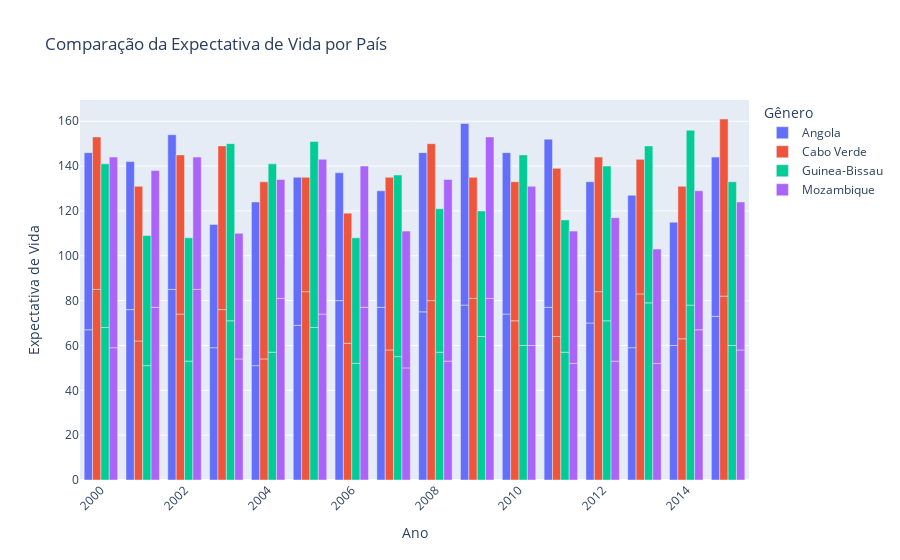

The code cell stored with this chart in its notebook:
### Code cell
fig = px.bar(
    palop_df,
    x='Year',
    y=['Life expectancy (men)', 'Life expectancy(women)'],
    barmode='group',
    title='Comparação da Expectativa de Vida por País',
    labels={'value': 'Expectativa de Vida', 'variable': 'Gênero'}, color='Country'
)

# Ajustar o layout
fig.update_layout(
    xaxis_title='Ano',
    yaxis_title='Expectativa de Vida',
    legend_title='Gênero',
    xaxis_tickangle=-45
)

# Exibir o gráfico
fig.show()

### Figure 1 — Plotly figure (JSON) as saved in the notebook; plotly's stock layout.template omitted (floating-point values rounded to 4 significant figures)
{"data": [{"alignmentgroup": "True", "hovertemplate": "Country=Angola<br>Year=%{x}<br>Expectativa de Vida=%{y}<extra></extra>", "legendgroup": "Angola", "marker": {"color": "#636efa", "pattern": {"shape": ""}}, "name": "Angola", "offsetgroup": "Angola", "orientation": "v", "showlegend": true, "textposition": "auto", "type": "bar", "x": [2015, 2014, 2013, 2012, 2011, 2010, 2009, 2008, 2007, 2006, 2005, 2004, 2003, 2002, 2001, 2000, 2015, 2014, 2013, 2012, 2011, 2010, 2009, 2008, 2007, 2006, 2005, 2004, 2003, 2002, 2001, 2000], "xaxis": "x", "y": [73, 60, 59, 70, 77, 74, 78, 75, 77, 80, 69, 51, 59, 85, 76, 67, 71, 55, 68, 63, 75, 72, 81, 71, 52, 57, 66, 73, 55, 69, 66, 79], "yaxis": "y"}, {"alignmentgroup": "True", "hovertemplate": "Country=Cabo Verde<br>Year=%{x}<br>Expectativa de Vida=%{y}<extra></extra>", "legendgroup": "Cabo Verde", "marker": {"color": "#EF553B", "pattern": {"shape": ""}}, "name": "Cabo Verde", "offsetgroup": "Cabo Verde", "orientation": "v", "showlegend": true, "textposition": "auto", "type": "bar", "x": [2015, 2014, 2013, 2012, 2011, 2010, 2009, 2008, 2007, 2006, 2005, 2004, 2003, 2002, 2001, 2000, 2015, 2014, 2013, 2012, 2011, 2010, 2009, 2008, 2007, 2006, 2005, 2004, 2003, 2002, 2001, 2000], "xaxis": "x", "y": [82, 63, 83, 84, 64, 71, 81, 80, 58, 61, 84, 54, 76, 74, 62, 85, 79, 68, 60, 60, 75, 62, 54, 70, 77, 58, 51, 79, 73, 71, 69, 68], "yaxis": "y"}, {"alignmentgroup": "True", "hovertemplate": "Country=Guinea-Bissau<br>Year=%{x}<br>Expectativa de Vida=%{y}<extra></extra>", "legendgroup": "Guinea-Bissau", "marker": {"color": "#00cc96", "pattern": {"shape": ""}}, "name": "Guinea-Bissau", "offsetgroup": "Guinea-Bissau", "orientation": "v", "showlegend": true, "textposition": "auto", "type": "bar", "x": [2015, 2014, 2013, 2012, 2011, 2010, 2009, 2008, 2007, 2006, 2005, 2004, 2003, 2002, 2001, 2000, 2015, 2014, 2013, 2012, 2011, 2010, 2009, 2008, 2007, 2006, 2005, 2004, 2003, 2002, 2001, 2000], "xaxis": "x", "y": [60, 78, 79, 71, 57, 60, 64, 57, 55, 52, 68, 57, 71, 53, 51, 68, 73, 78, 70, 69, 59, 85, 56, 64, 81, 56, 83, 84, 79, 55, 58, 73], "yaxis": "y"}, {"alignmentgroup": "True", "hovertemplate": "Country=Mozambique<br>Year=%{x}<br>Expectativa de Vida=%{y}<extra></extra>", "legendgroup": "Mozambique", "marker": {"color": "#ab63fa", "pattern": {"shape": ""}}, "name": "Mozambique", "offsetgroup": "Mozambique", "orientation": "v", "showlegend": true, "textposition": "auto", "type": "bar", "x": [2015, 2014, 2013, 2012, 2011, 2010, 2009, 2008, 2007, 2006, 2005, 2004, 2003, 2002, 2001, 2000, 2015, 2014, 2013, 2012, 2011, 2010, 2009, 2008, 2007, 2006, 2005, 2004, 2003, 2002, 2001, 2000], "xaxis": "x", "y": [58, 67, 52, 53, 52, 60, 81, 53, 50, 77, 74, 81, 54, 85, 77, 59, 66, 62, 51, 64, 59, 71, 72, 81, 61, 63, 69, 53, 56, 59, 61, 85], "yaxis": "y"}], "layout": {"barmode": "group", "legend": {"title": {"text": "Gênero"}, "tracegroupgap": 0}, "title": {"text": "Comparação da Expectativa de Vida por País"}, "xaxis": {"anchor": "y", "domain": [0, 1], "tickangle": -45, "title": {"text": "Ano"}}, "yaxis": {"anchor": "x", "domain": [0, 1], "title": {"text": "Expectativa de Vida"}}}}
